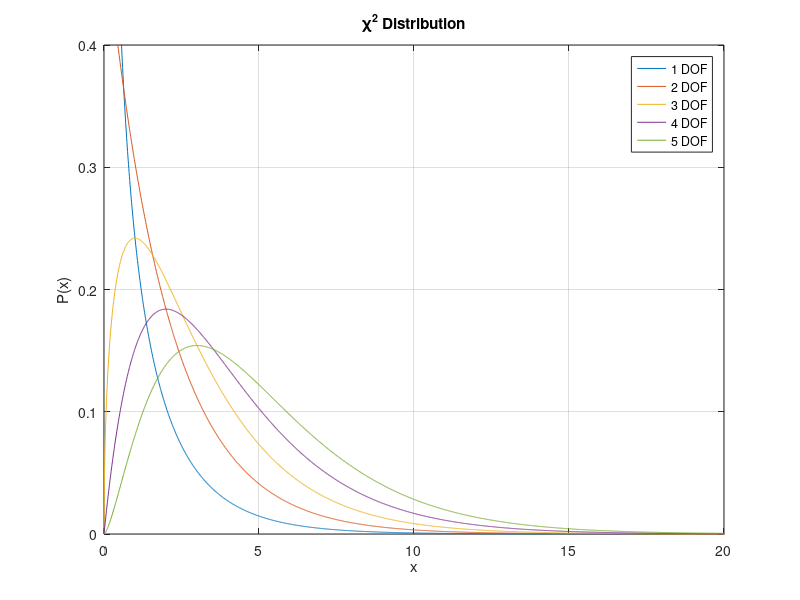
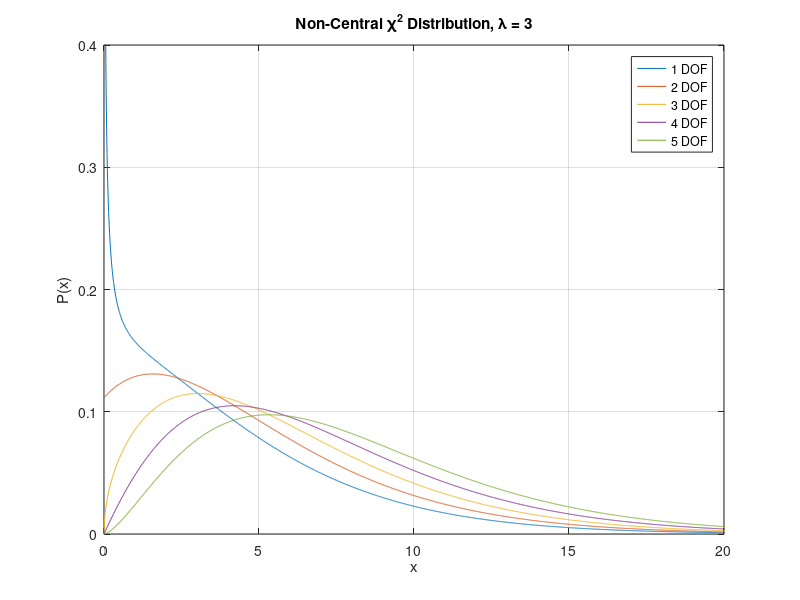

Reproduce these figures in MATLAB, in order.
% 
% chi_dist_plot.m
% Written by Duncan Greer
% This script plots a chi-squared distribution with various degrees of
% freedom.
%
% $Id: chi_dist_plot.m 905 2007-11-18 23:49:26Z greerd $
%
x = [0:0.01:50];

sigma = 1;

for DOF=1:10
    chipdf(DOF,:) = sigma * chi2pdf(x,DOF);
end


figure();
plot(x,chipdf(1:5,:)');
legend('1 DOF','2 DOF','3 DOF','4 DOF','5 DOF')
grid on;
axis([0 20 0 0.4]);
xlabel('x');
ylabel('P(x)');
title('\chi^{2} Distribution');

%% non-central
DELTA = 3;
for DOF=1:10
    ncchipdf(DOF,:) = sigma * ncx2pdf(x,DOF,DELTA);
end

figure();
plot(x,ncchipdf(1:5,:)');
legend('1 DOF','2 DOF','3 DOF','4 DOF','5 DOF')
grid on;
axis([0 20 0 0.4]);
xlabel('x');
ylabel('P(x)');
title('Non-Central \chi^{2} Distribution, \lambda = 3');